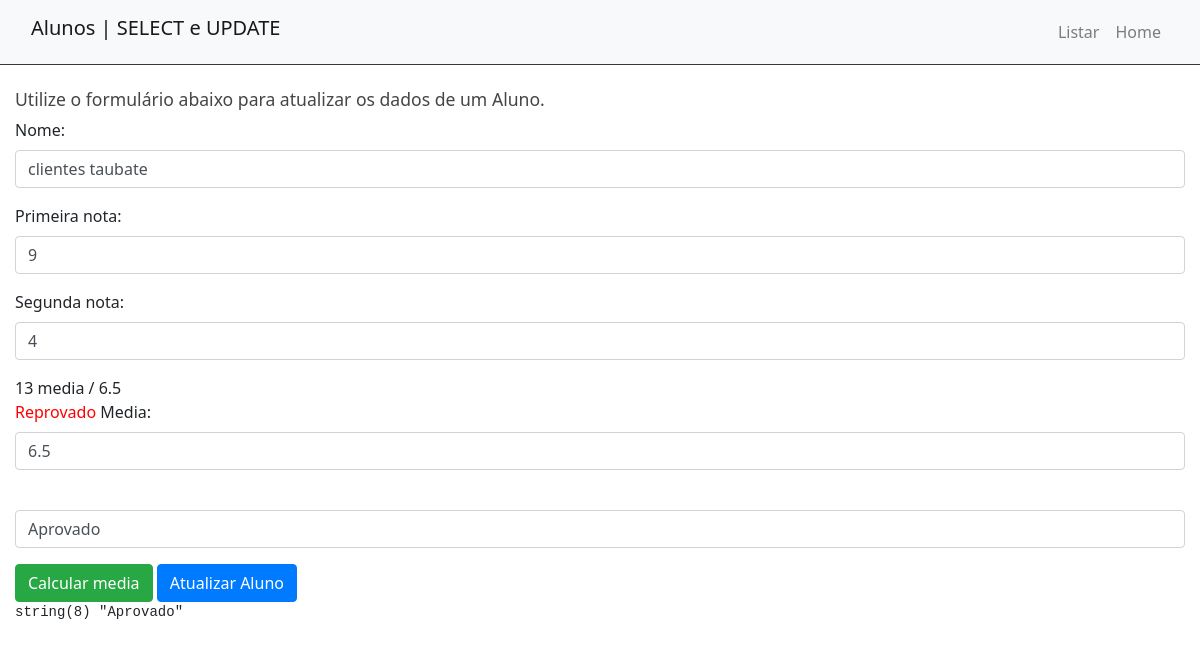
Screenshot of /admin/alunos/atualizar.php?id=4 (signed in) with the database file from the repository.
### tables this page shows
CREATE TABLE `alunos` (
  `id` smallint(6) NOT NULL,
  `nome` varchar(80) NOT NULL,
  `p_nota` int(16) NOT NULL,
  `s_nota` int(90) NOT NULL,
  `media` int(100) NOT NULL,
  `situacao` text NOT NULL
);

### src/Banco.php (called while the page is built)
<?php
abstract class Banco {
    private static PDO $conexao;
    public static function conecta():PDO{
        $servidor = "localhost";
        $usuario = "root";
        $senha = "";
        $banco = "exemplo_vendas";
        try {
            self::$conexao = new PDO(
                "mysql:host=$servidor; dbname=$banco; charset=utf8",
                $usuario,
                $senha
            );
            self::$conexao->setAttribute(
                PDO::ATTR_ERRMODE, PDO::ERRMODE_EXCEPTION
            );
        } catch(Exception $erro){
            die("Erro: ". $erro->getMessage());
        }
        return self::$conexao;
    }
}

### src/Alunos.php (called while the page is built, shortened)
<?php
require_once "Banco.php";
class Aluno {
    private int $id;
    private PDO $conexao;
    public function __construct(){
        $this->conexao = Banco::conecta();
    }
    public function lerUmAluno(){
        $sql = "SELECT * FROM alunos WHERE id = :id";
        try {
            $consulta = $this->conexao->prepare($sql);
            $consulta->bindParam(":id", $this->id, PDO::PARAM_INT);
            $consulta->execute();
            $resultado = $consulta->fetch(PDO::FETCH_ASSOC);
        } catch (Exception $erro) {
            die( "Erro: " .$erro->getMessage());
        }
        return $resultado;
    }
    public function setId(int $id) {
        $this->id = filter_var($id, FILTER_SANITIZE_NUMBER_INT);
    }
}

### admin/alunos/atualizar.php (the view, shortened to what this page needs)
<?php
require_once "../../src/Alunos.php";
$alunos = new Aluno;
$alunos->setId($_GET['id']);
$dados = $alunos->lerUmAluno();
?>
<!DOCTYPE html>
<html lang="pt-br">
<head>
<link rel="stylesheet" href="https://cdn.jsdelivr.net/npm/bootstrap@4.6.0/dist/css/bootstrap.min.css">
<link href="../../css/style.css" rel="stylesheet">
</head>
<body>
<header class="sticky-top border-bottom border-dark">
  <nav class="navbar navbar-expand-lg navbar-light bg-light">
    <div class="container">
      <h1 class="navbar-brand">Alunos | SELECT e UPDATE </h1>
      <div class="collapse navbar-collapse" id="navbarNav">
        <ul class="navbar-nav ml-auto">
          <li class="nav-item">
              <a href="listar.php" class="nav-link">Listar</a>
          </li>
          <li class="nav-item">
            <a class="nav-link" href="../index.php">Home</a>
          </li>
        </ul>
      </div>
    </div>
  </nav>
</header>
<div class="container my-4">
    <h2>Utilize o formulário abaixo para atualizar os dados de um Aluno.</h2>
    <form action="#" method="post">
        <p class="form-group">
            <label class="form-label" for="nome">Nome:</label>
	        <input class="form-control" value="<?=$dados['nome']?>" type="text" name="nome" id="nome" required>
        </p>
        <p class="form-group">
            <label class="form-label" for="p_nota">Primeira nota:</label>
	        <input class="form-control" value="<?=$dados['p_nota']?>" type="number" name="p_nota" id="p_nota" min="0" max="15000" step="0.01" required>
        </p>
        <p class="form-group">
            <label class="form-label" for="s_nota">Segunda nota:</label>
	        <input class="form-control" value="<?=$dados['s_nota']?>" type="number" name="s_nota" id="s_nota" min="0" max="100" step="1" required>
        </p>
        <p class="form-group">
        <span id="ValorNota" name="valorNota"></span><br>
        <span id="situacao" name="situacao"></span>
            <label class="form-label" for="media">Media:</label>
	        <input class="form-control" value="<?=$dados['media']?>" type="text" name="media" id="media" >
        </p>
	    <p class="form-group">
	        <input class="form-control" type="text" value="<?=$dados['situacao']?>" name="situacao" id="situacao"></input>
        </p>
        <button class="btn btn-success"  name="calcular">Calcular media</button>
        <button class="btn btn-primary" onclick="return confirm('Tem certeza que deseja atualizar este registro?')" name="atualizar">Atualizar Aluno</button>
	</form>
<pre><?php var_dump($dados['situacao']) ?></pre>
</div>
</body>
</html>

### css/style.css (style rules this page uses)
html { font-size: 16px; }
body { font-family: "Segoe UI", Arial, sans-serif; }
.container { max-width: 1200px; width: 100%; margin: auto; }
h2 { font-size: 1.1rem; color: #454545; }
a { text-decoration: none; color: blue; }

### rows the page displays
alunos: nome "clientes taubate", p_nota "9", s_nota "4", media "6.5", situacao "Aprovado"
